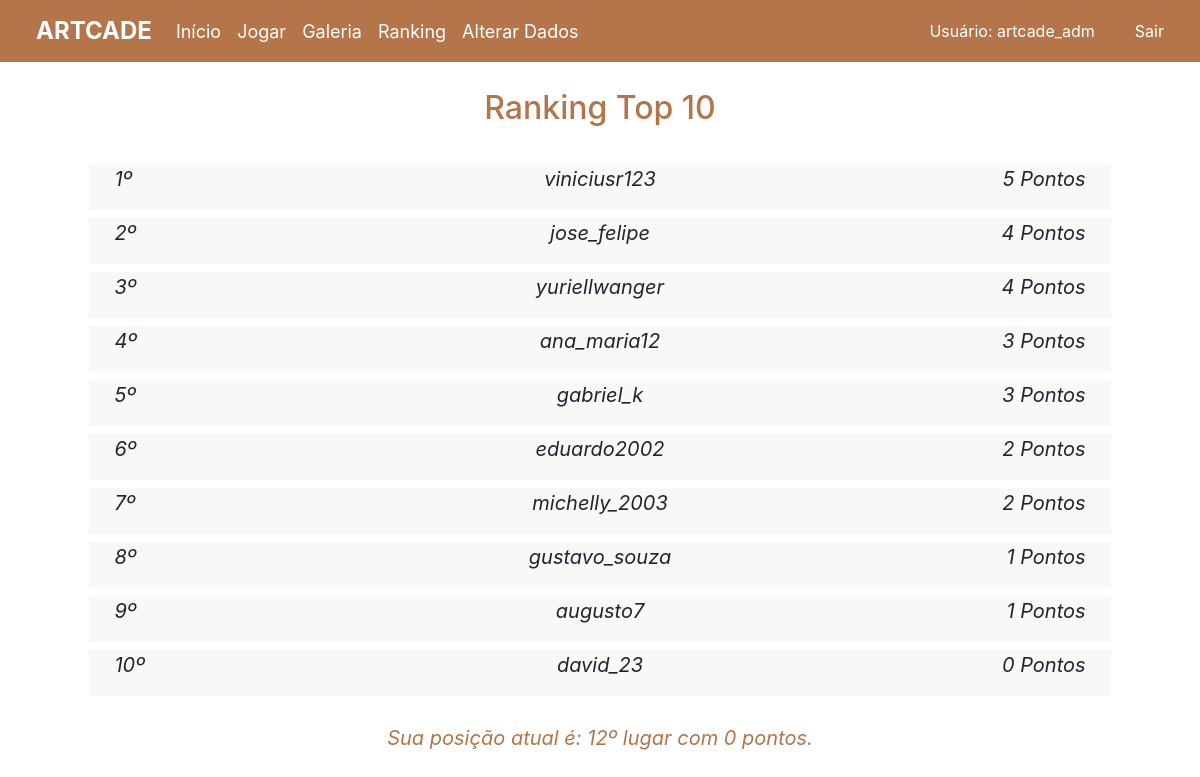
/Artcade/ranking.php (signed in), run on the app's committed database.
### tables this page shows
CREATE TABLE IF NOT EXISTS `pontuacoes` (
  `id_pontuacao` int(11) NOT NULL AUTO_INCREMENT,
  `fk_usuario` int(11) NOT NULL,
  `fk_periodo` int(11) NOT NULL,
  `pontuacao` int(11) NOT NULL,
  `fase_pontuacao` int(11) NOT NULL,
  PRIMARY KEY (`id_pontuacao`),
  KEY `fk_periodo` (`fk_periodo`),
  KEY `fk_usuario` (`fk_usuario`)
);

CREATE TABLE IF NOT EXISTS `usuarios` (
  `id_usuario` int(11) NOT NULL AUTO_INCREMENT,
  `nome_usuario` varchar(15) NOT NULL,
  `senha_usuario` varchar(100) NOT NULL,
  `email_usuario` varchar(30) DEFAULT NULL,
  `tipo_usuario` int(11) NOT NULL DEFAULT '1',
  PRIMARY KEY (`id_usuario`)
);

### Artcade/ranking.php (the view, shortened to what this page needs)
<?php
require_once 'conexaoprojeto.php';
if (isset($_SESSION['login'])){
    $tipo_user = $_SESSION['tipo_usuario'];}
$seltoprank = "select * from usuarios inner join pontuacoes on usuarios.id_usuario=pontuacoes.fk_usuario where pontuacoes.fk_periodo=3 order by pontuacoes.pontuacao DESC LIMIT 10;";
$qtoprank = mysqli_query($conn,$seltoprank);
$pos = 1;
echo "
    <head>
        <title> Artcade </title>
        <meta charset='UTF-8'>
        <meta name='viewport' content='width=device-width, initial-scale=1.0'>
        <link rel='stylesheet' type='text/css' href='estilo.css'>
        <link rel='stylesheet' href='https://stackpath.bootstrapcdn.com/bootstrap/4.1.3/css/bootstrap.min.css'
>
    </head>
    <body>
        <nav class='navbar navbar-expand-lg' style='background-color:#B37549'>
            <span class='navbar-brand navbar-title' style='color:white;font-size:24px'>ARTCADE</span>
            <div class='collapse navbar-collapse' id='navbarNavAltMarkup' style='font-size:18px'>
                <div class='navbar-nav'>
                    <a class='nav-item nav-link' href='index.php' style='color:white'>Início</a>
                    <a class='nav-item nav-link' href='fases.php' style='color:white'>Jogar</a>
                    <a class='nav-item nav-link' href='galeria_periodo.php' style='color:white'>Galeria</a>
                    <a class='nav-item nav-link' href='ranking.php' style='color:white'>Ranking</a>";
                    if (isset($_SESSION['login'])){
                        if ($tipo_user == 2){echo'
                    <a class="nav-item nav-link" href="alterar_dados.php" style="color:white">Alterar Dados</a>';}}
                    echo"
                </div>
            </div>";
            if (isset($_SESSION['login'])){echo"
                <a class='botao-sair' href='usuario.php' style='color:white'>Usuário: ".$_SESSION['login']."</a>
                <a class='botao-sair' style='color:white' href='destruir.php'>Sair</a>";}
        echo "
        </nav>
        <h1 class='subtitulo' style='text-align:center;margin-top:3.4vh;margin-bottom:4.5vh;font-style:normal'> Ranking Top 10 </h1>
";
while($row = mysqli_fetch_assoc($qtoprank)){
    echo"
        <div class='container-fluid' style='max-width:133.4vh' >
            <div class='d-flex ranking'>
                <p  style='margin-left:25px;width:100%'>".$pos."º</p>
                <p  style='width:100%;text-align:center'> ".$row['nome_usuario']." </p>
                <p  style='margin-right:25px;width:100%;text-align:right'> ".$row['pontuacao']." Pontos </p>
            </div>
        </div>
    ";
    $pos++;
}
$selrank = "select * from usuarios inner join pontuacoes on usuarios.id_usuario=pontuacoes.fk_usuario where pontuacoes.fk_periodo=3 order by pontuacoes.pontuacao DESC";
$qrank = mysqli_query($conn,$selrank);
$posusuario = 1;
while ($row = mysqli_fetch_assoc($qrank)){
    if ($row['id_usuario']==$_SESSION['id']){
        echo"
        <div >
            <p class='rank-text'> Sua posição atual é: ".$posusuario."º lugar com  ".$row['pontuacao']." pontos. </p>
        </div>
    </body>
        ";
    }
    $posusuario++;
}
?>

### Artcade/estilo.css (style rules this page uses)
.navbar-title { pointer-events:none; margin-right:32px; margin-left:20px; font-weight: bold; }
.botao-sair { margin-right:20px; margin-left:20px; }
.subtitulo { color:#B37549; font-size:32px; font-style:italic; margin-bottom:17px; }
.ranking { margin:1vh; background-color:#FAF7F7; font-size:2.5vh; font-style:italic; }
.rank-text { margin-top:3.4vh; font-size:2.5vh; text-align:center; color:#B37549; font-style:italic; }

### data on the page
pontuacoes: fk_usuario.nome_usuario "viniciusr123", pontuacao "5"
pontuacoes: fk_usuario.nome_usuario "jose_felipe", pontuacao "4"
pontuacoes: fk_usuario.nome_usuario "yuriellwanger", pontuacao "4"
pontuacoes: fk_usuario.nome_usuario "ana_maria12", pontuacao "3"
pontuacoes: fk_usuario.nome_usuario "gabriel_k", pontuacao "3"
pontuacoes: fk_usuario.nome_usuario "eduardo2002", pontuacao "2"
pontuacoes: fk_usuario.nome_usuario "michelly_2003", pontuacao "2"
pontuacoes: fk_usuario.nome_usuario "gustavo_souza", pontuacao "1"
pontuacoes: fk_usuario.nome_usuario "augusto7", pontuacao "1"
pontuacoes: fk_usuario.nome_usuario "david_23", pontuacao "0"
pontuacoes: pontuacao "0"

### other printed values
$_SESSION['login'] "artcade_adm"
